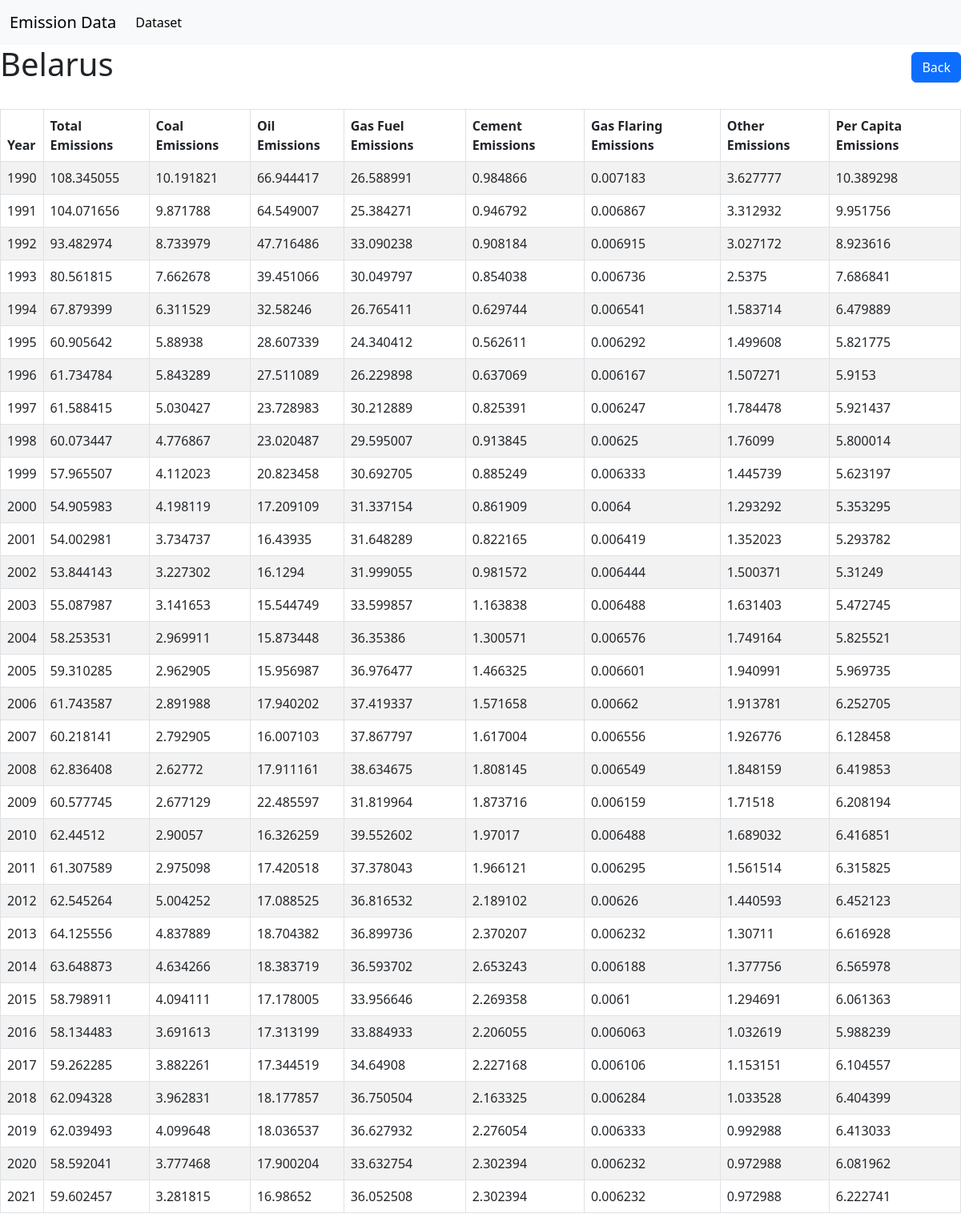
Page /emissionsss/19/ on the committed database.
### emissiondataapp/models.py (models this page shows, shortened)
class Country(models.Model):
    name = models.CharField(max_length=255)

class Emission(models.Model):
    country = models.ForeignKey(Country, on_delete=models.CASCADE)
    iso_alpha = models.CharField(max_length=100)
    year = models.IntegerField()
    total_emissions = models.FloatField()
    coal = models.FloatField()
    oil = models.FloatField()
    gas_fuel_emissions = models.FloatField()
    cement = models.FloatField()
    flaring = models.FloatField()
    other = models.FloatField()
    per_capita = models.FloatField()

### emissiondataapp/views.py (the view)
# urls.py: path('emissionsss/<int:pk>/', CountryDetailView.as_view(), name='country_detail')
class CountryDetailView(DetailView):
    model = Country
    template_name = 'country_detail.html'
    context_object_name = 'country'
    def get_context_data(self, **kwargs):
        context = super().get_context_data(**kwargs)
        country = self.get_object()
        context['emissions'] = Emission.objects.filter(country=country)
        return context

### emissiondataapp/templates/country_detail.html
{% extends 'base.html' %}
{% block content %}
<div class="d-flex justify-content-between align-items-center mb-4">
    <h1>{{ country.name }}</h1>
    <a href="javascript:history.go(-1)" class="btn btn-primary">Back</a>
  </div>
  {% if emissions %}
    <div class="table-responsive">
      <table class="table table-bordered table-striped">
        <thead>
          <tr>
            <th>Year</th>
            <th>Total Emissions</th>
            <th>Coal Emissions</th>
            <th>Oil Emissions</th>
            <th>Gas Fuel Emissions</th>
            <th>Cement Emissions</th>
            <th>Gas Flaring Emissions</th>
            <th>Other Emissions</th>
            <th>Per Capita Emissions</th>
          </tr>
        </thead>
        <tbody>
          {% for emission in emissions %}
            <tr>
              <td>{{ emission.year }}</td>
              <td>{{ emission.total_emissions }}</td>
              <td>{{ emission.coal }}</td>
              <td>{{ emission.oil }}</td>
              <td>{{ emission.gas_fuel_emissions }}</td>
              <td>{{ emission.cement }}</td>
              <td>{{ emission.flaring }}</td>
              <td>{{ emission.other }}</td>
              <td>{{ emission.per_capita }}</td>
            </tr>
          {% endfor %}
        </tbody>
      </table>
    </div>
  {% else %}
    <p>No emissions data available for this country.</p>
  {% endif %}
{% endblock %}

### rows in the picture
Country: name "Belarus"
Emission: year "1990", total_emissions "108.345055", coal "10.191821", oil "66.944417", gas_fuel_emissions "26.588991", cement "0.984866", flaring "0.007183", other "3.627777", per_capita "10.389298"
Emission: year "1991", total_emissions "104.071656", coal "9.871788", oil "64.549007", gas_fuel_emissions "25.384271", cement "0.946792", flaring "0.006867", other "3.312932", per_capita "9.951756"
Emission: year "1992", total_emissions "93.482974", coal "8.733979", oil "47.716486", gas_fuel_emissions "33.090238", cement "0.908184", flaring "0.006915", other "3.027172", per_capita "8.923616"
Emission: year "1993", total_emissions "80.561815", coal "7.662678", oil "39.451066", gas_fuel_emissions "30.049797", cement "0.854038", flaring "0.006736", other "2.5375", per_capita "7.686841"
Emission: year "1994", total_emissions "67.879399", coal "6.311529", oil "32.58246", gas_fuel_emissions "26.765411", cement "0.629744", flaring "0.006541", other "1.583714", per_capita "6.479889"
Emission: year "1995", total_emissions "60.905642", coal "5.88938", oil "28.607339", gas_fuel_emissions "24.340412", cement "0.562611", flaring "0.006292", other "1.499608", per_capita "5.821775"
Emission: year "1996", total_emissions "61.734784", coal "5.843289", oil "27.511089", gas_fuel_emissions "26.229898", cement "0.637069", flaring "0.006167", other "1.507271", per_capita "5.9153"
Emission: year "1997", total_emissions "61.588415", coal "5.030427", oil "23.728983", gas_fuel_emissions "30.212889", cement "0.825391", flaring "0.006247", other "1.784478", per_capita "5.921437"
Emission: year "1998", total_emissions "60.073447", coal "4.776867", oil "23.020487", gas_fuel_emissions "29.595007", cement "0.913845", flaring "0.00625", other "1.76099", per_capita "5.800014"
Emission: year "1999", total_emissions "57.965507", coal "4.112023", oil "20.823458", gas_fuel_emissions "30.692705", cement "0.885249", flaring "0.006333", other "1.445739", per_capita "5.623197"
Emission: year "2000", total_emissions "54.905983", coal "4.198119", oil "17.209109", gas_fuel_emissions "31.337154", cement "0.861909", flaring "0.0064", other "1.293292", per_capita "5.353295"
Emission: year "2001", total_emissions "54.002981", coal "3.734737", oil "16.43935", gas_fuel_emissions "31.648289", cement "0.822165", flaring "0.006419", other "1.352023", per_capita "5.293782"
Emission: year "2002", total_emissions "53.844143", coal "3.227302", oil "16.1294", gas_fuel_emissions "31.999055", cement "0.981572", flaring "0.006444", other "1.500371", per_capita "5.31249"
Emission: year "2003", total_emissions "55.087987", coal "3.141653", oil "15.544749", gas_fuel_emissions "33.599857", cement "1.163838", flaring "0.006488", other "1.631403", per_capita "5.472745"
Emission: year "2004", total_emissions "58.253531", coal "2.969911", oil "15.873448", gas_fuel_emissions "36.35386", cement "1.300571", flaring "0.006576", other "1.749164", per_capita "5.825521"
Emission: year "2005", total_emissions "59.310285", coal "2.962905", oil "15.956987", gas_fuel_emissions "36.976477", cement "1.466325", flaring "0.006601", other "1.940991", per_capita "5.969735"
Emission: year "2006", total_emissions "61.743587", coal "2.891988", oil "17.940202", gas_fuel_emissions "37.419337", cement "1.571658", flaring "0.00662", other "1.913781", per_capita "6.252705"
Emission: year "2007", total_emissions "60.218141", coal "2.792905", oil "16.007103", gas_fuel_emissions "37.867797", cement "1.617004", flaring "0.006556", other "1.926776", per_capita "6.128458"
Emission: year "2008", total_emissions "62.836408", coal "2.62772", oil "17.911161", gas_fuel_emissions "38.634675", cement "1.808145", flaring "0.006549", other "1.848159", per_capita "6.419853"
Emission: year "2009", total_emissions "60.577745", coal "2.677129", oil "22.485597", gas_fuel_emissions "31.819964", cement "1.873716", flaring "0.006159", other "1.71518", per_capita "6.208194"
Emission: year "2010", total_emissions "62.44512", coal "2.90057", oil "16.326259", gas_fuel_emissions "39.552602", cement "1.97017", flaring "0.006488", other "1.689032", per_capita "6.416851"
Emission: year "2011", total_emissions "61.307589", coal "2.975098", oil "17.420518", gas_fuel_emissions "37.378043", cement "1.966121", flaring "0.006295", other "1.561514", per_capita "6.315825"
Emission: year "2012", total_emissions "62.545264", coal "5.004252", oil "17.088525", gas_fuel_emissions "36.816532", cement "2.189102", flaring "0.00626", other "1.440593", per_capita "6.452123"
Emission: year "2013", total_emissions "64.125556", coal "4.837889", oil "18.704382", gas_fuel_emissions "36.899736", cement "2.370207", flaring "0.006232", other "1.30711", per_capita "6.616928"
Emission: year "2014", total_emissions "63.648873", coal "4.634266", oil "18.383719", gas_fuel_emissions "36.593702", cement "2.653243", flaring "0.006188", other "1.377756", per_capita "6.565978"
Emission: year "2015", total_emissions "58.798911", coal "4.094111", oil "17.178005", gas_fuel_emissions "33.956646", cement "2.269358", flaring "0.0061", other "1.294691", per_capita "6.061363"
Emission: year "2016", total_emissions "58.134483", coal "3.691613", oil "17.313199", gas_fuel_emissions "33.884933", cement "2.206055", flaring "0.006063", other "1.032619", per_capita "5.988239"
Emission: year "2017", total_emissions "59.262285", coal "3.882261", oil "17.344519", gas_fuel_emissions "34.64908", cement "2.227168", flaring "0.006106", other "1.153151", per_capita "6.104557"
Emission: year "2018", total_emissions "62.094328", coal "3.962831", oil "18.177857", gas_fuel_emissions "36.750504", cement "2.163325", flaring "0.006284", other "1.033528", per_capita "6.404399"
Emission: year "2019", total_emissions "62.039493", coal "4.099648", oil "18.036537", gas_fuel_emissions "36.627932", cement "2.276054", flaring "0.006333", other "0.992988", per_capita "6.413033"
Emission: year "2020", total_emissions "58.592041", coal "3.777468", oil "17.900204", gas_fuel_emissions "33.632754", cement "2.302394", flaring "0.006232", other "0.972988", per_capita "6.081962"
Emission: year "2021", total_emissions "59.602457", coal "3.281815", oil "16.98652", gas_fuel_emissions "36.052508", cement "2.302394", flaring "0.006232", other "0.972988", per_capita "6.222741"
